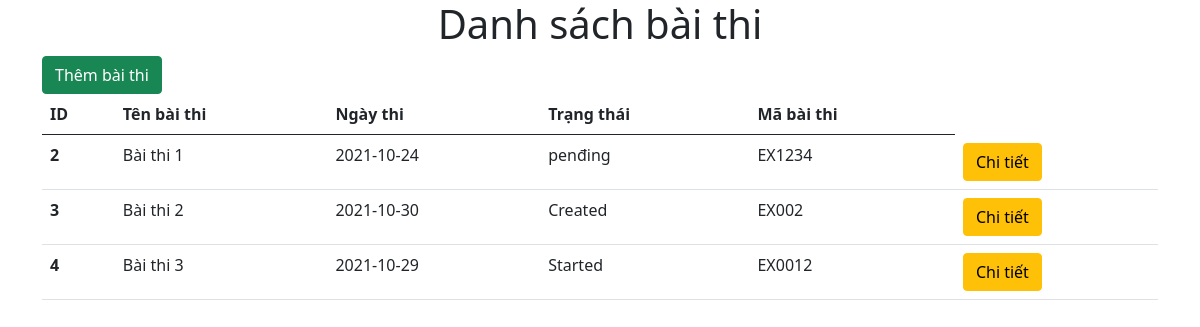
The app's page /scr/index.php with its own data.
### tables this page shows
CREATE TABLE `tb_exam` (
  `id` int(100) NOT NULL,
  `exam_title` varchar(50) NOT NULL,
  `exam_datetime` date NOT NULL,
  `duration` int(5) NOT NULL,
  `total_question` int(5) NOT NULL,
  `marks_per_right_answer` int(5) NOT NULL,
  `created_on` date NOT NULL,
  `status` varchar(10) NOT NULL,
  `exam_code` varchar(10) NOT NULL
);

### scr/index.php (the view, shortened to what this page needs)
<!doctype html>
<html lang="en">
  <head>
    <link href="https://cdn.jsdelivr.net/npm/bootstrap@5.0.2/dist/css/bootstrap.min.css" rel="stylesheet">
  </head>
  <body>
    <h1><center>Danh sách bài thi</center></h1>
    <div class = "container">
        <a href="addexam.php" class = "btn btn-success">Thêm bài thi</a>
    </div>
    <div class = "container">
    <table class="table">
    <thead>
        <tr>
        <th scope="col">ID</th>
        <th scope="col">Tên bài thi</th>
        <th scope="col">Ngày thi</th>
        <th scope="col">Trạng thái</th>
        <th scope="col">Mã bài thi</th>
        </tr>
    </thead>
    <tbody>
        <?php
            $conn = mysqli_connect("localhost","root","12345","exam");
            $sql = "SELECT * FROM tb_exam";
            $result = mysqli_query($conn,$sql);
            if(mysqli_num_rows($result) > 0){
                while($row = mysqli_fetch_assoc($result)){
                echo '<tr>';
                echo  '<th scope="row">'.$row['id'].'</th>';
                echo  '<td>'.$row['exam_title'].'</td>';
                echo  '<td>'.$row['exam_datetime'].'</td>';
                echo  '<td>'.$row['status'].'</td>';
                echo  '<td>'.$row['exam_code'].'</td>';
                echo   '<td><a href="details.php?id='.$row["id"].'" class = "btn btn-warning" method = "GET">Chi tiết</a></td>';
                echo   '</tr>';
                }
            }
        ?>
    </tbody>
    </table></div>
  </body>
</html>

### records on screen
tb_exam: id "2", exam_title "Bài thi 1", exam_datetime "2021-10-24", status "penđing", exam_code "EX1234"
tb_exam: id "3", exam_title "Bài thi 2", exam_datetime "2021-10-30", status "Created", exam_code "EX002"
tb_exam: id "4", exam_title "Bài thi 3", exam_datetime "2021-10-29", status "Started", exam_code "EX0012"
